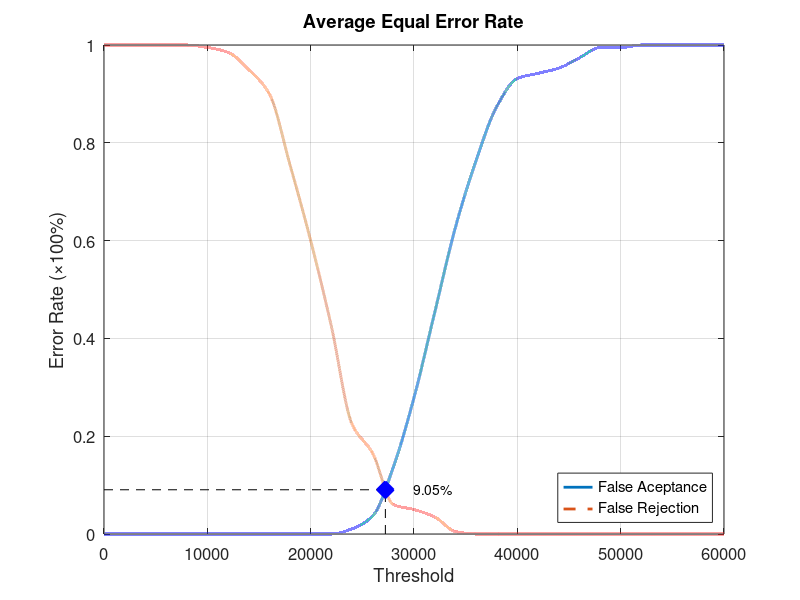
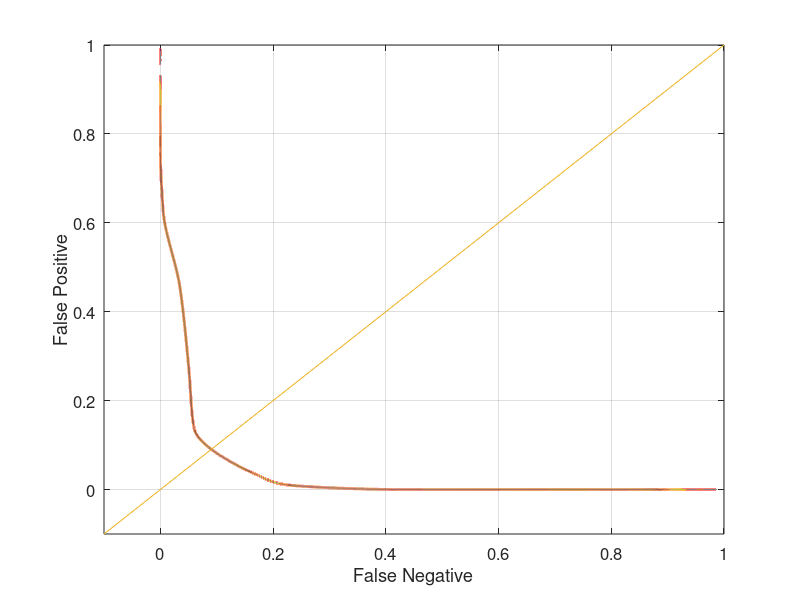

The MATLAB source for these figures, in order:
function yEER = Database1_1
close all;
clear;
clc;
x = 0:2000:60000;
xq = 0:0.5:60000;

y0 = [0 0 0 0 0 0 0 0 0 0 0 0 0.0105263 0.0368421 0.136842 0.278947 0.452632 0.626316 0.763158 0.873684 0.931579 0.942105 0.952632 0.973684 0.994737 0.994737 1 1 1 1 1];
yy0 = interp1(x, y0, xq, 'pchip');
y1 = [1 1 1 1 1 0.995 0.985 0.95 0.9 0.755 0.6 0.425 0.225 0.165 0.06 0.05 0.035 0.005 0 0 0 0 0 0 0 0 0 0 0 0 0];
yy1 = interp1(x, y1, xq, 'pchip');

% Calculating EER: 
y2 = abs(y0 - y1);
find(y2 == min(y2))
yy2 = abs(yy0 - yy1);
xEER = find(yy2 == min(yy2));
xEERIndex = xq(xEER) % X-axis EER
yEER = yy0(xEER) % Y-axis EER

main = figure
plot(xq, yy0,'-','LineWidth', 2);	hold on
plot(xq, yy1,'--','LineWidth', 2);	hold on
plot([xEERIndex xEERIndex], [0 yEER], 'k--');	hold on
plot([0 xEERIndex], [yEER yEER], 'k--');	hold on
plot(xEERIndex, yEER, 'bx', 'LineWidth', 10);	hold on
text(xEERIndex + 10 * xEERIndex / 100, yEER, [num2str(round((10000 * yEER)) / 100) '%'])
legend('False Aceptance', 'False Rejection', 'Location', 'SouthEast')
xlabel('Threshold')
ylabel('Error Rate (\times100%)')
title('Average Equal Error Rate')
set(gca, 'FontSize', 12)
axis([0 60000 0 1])
grid on

print(main, 'Database1_1Main', '-dpng');
FNRxFPR = figure('Color', [1 1 1]);
plot(yy1, yy0, '-', yy1, yy0, 'LineWidth', 2);
hold on
y = -0.1:0.1:1
plot(y, y); 
set(gca, 'FontSize', 12)
xlabel('False Negative')
ylabel('False Positive')
axis([-0.1 1 -0.1 1])
set(gca, 'FontSize', 12)
grid on

print(FNRxFPR, 'Database1_1FNRxFPR','-dpng');
end
